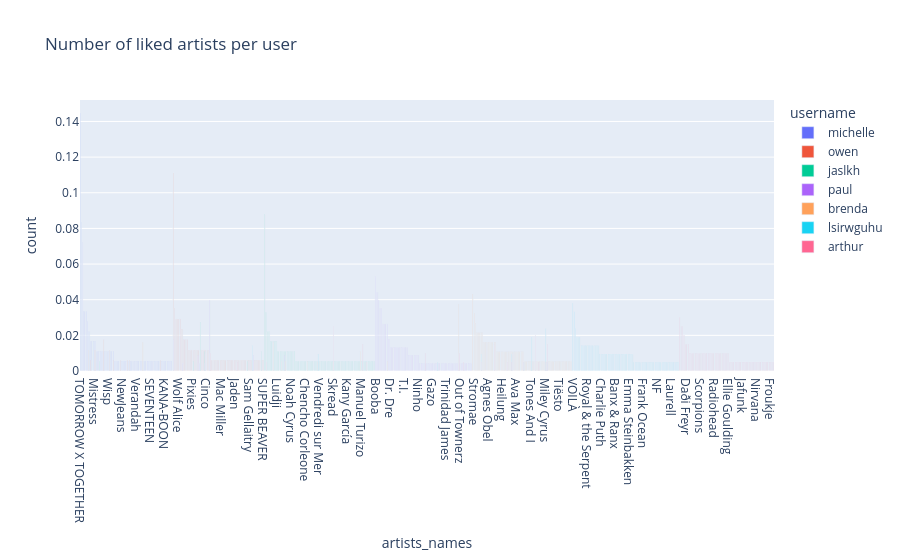

The notebook cell saved with this chart:
### Code cell
df["artists_names"] = df["artists"].apply(lambda x: [artist["name"] for artist in x])
df_count_artists = count_list_column_per_user(df, "artists_names")
px.bar(df_count_artists.groupby("username").head(100), x="artists_names", y="count", color="username", title="Number of liked artists per user", barmode="group")

### Figure 1 — Plotly figure (JSON) as saved in the notebook; plotly's stock layout.template omitted (floating-point values rounded to 4 significant figures)
{"data": [{"alignmentgroup": "True", "hovertemplate": "username=michelle<br>artists_names=%{x}<br>count=%{y}<extra></extra>", "legendgroup": "michelle", "marker": {"color": "#636efa", "pattern": {"shape": ""}}, "name": "michelle", "offsetgroup": "michelle", "orientation": "v", "showlegend": true, "textposition": "auto", "type": "bar", "x": ["TOMORROW X TOGETHER", "Mitski", "Stray Kids", "Deftones", "Jung Kook", "Latto", "Anitta", "Miss Bashful", "Omar Apollo", "Edwin Rosen", "Leith Ross", "Matty", "Mistress", "Troye Sivan", "DBBD", "Miksu / Macloud", "Harry Styles", "Hyunjin", "makko", "Searows", "Mietze Conte", "Memo Boy", "Chase Atlantic", "Cafuné", "Wisp", "MCR-T", "ATEEZ", "Pinegrove", "PinkPantheress", "Cocteau Twins", "Culcha Candela", "Madeleine Martin", "Mei Semones", "Clairo", "Matt Maltese", "DEAN", "NewJeans", "Cigarettes After Sex", "V", "yion", "quinnie", "kazeWIW", "horsegiirL", "golfjugo", "d4vd", "alex_g_offline", "ADOY", "Adventure Time", "Verandah", "Vacations", "Tokio Hotel", "Papa Bear & His Cubs", "Tiger JK", "Taylor Swift", "Taqbir", "Steve Lacy", "BAUGRUPPE90", "So!YoON!", "BTS", "Snail Mail", "SEVENTEEN", "Roz Ryan", "RM", "Deadharrie", "宇宙ネコ子", "Hotel Ugly", "Eyedress", "Donald Glover", "Djo", "Lizzy McAlpine", "Jimin", "GSoul", "KANA-BOON", "Lauv", "JUN", "Jonas Brothers", "Ichiko Aoba", "Die Ärzte", "Dent May"], "xaxis": "x", "y": [0.1444, 0.08333, 0.07222, 0.03333, 0.03333, 0.03333, 0.02778, 0.02222, 0.02222, 0.01667, 0.01667, 0.01667, 0.01667, 0.01667, 0.01111, 0.01111, 0.01111, 0.01111, 0.01111, 0.01111, 0.01111, 0.01111, 0.01111, 0.01111, 0.01111, 0.01111, 0.01111, 0.01111, 0.01111, 0.005556, 0.005556, 0.005556, 0.005556, 0.005556, 0.005556, 0.005556, 0.005556, 0.005556, 0.005556, 0.005556, 0.005556, 0.005556, 0.005556, 0.005556, 0.005556, 0.005556, 0.005556, 0.005556, 0.005556, 0.005556, 0.005556, 0.005556, 0.005556, 0.005556, 0.005556, 0.005556, 0.005556, 0.005556, 0.005556, 0.005556, 0.005556, 0.005556, 0.005556, 0.005556, 0.005556, 0.005556, 0.005556, 0.005556, 0.005556, 0.005556, 0.005556, 0.005556, 0.005556, 0.005556, 0.005556, 0.005556, 0.005556, 0.005556, 0.005556], "yaxis": "y"}, {"alignmentgroup": "True", "hovertemplate": "username=owen<br>artists_names=%{x}<br>count=%{y}<extra></extra>", "legendgroup": "owen", "marker": {"color": "#EF553B", "pattern": {"shape": ""}}, "name": "owen", "offsetgroup": "owen", "orientation": "v", "showlegend": true, "textposition": "auto", "type": "bar", "x": ["Josman", "Mom Jeans.", "Laylow", "Iliona", "betcover!!", "Wolf Alice", "BabySolo33", "Saez", "Luv Resval", "Mietze Conte", "The Strokes", "Basement", "Sofiane Pamart", "Zed Yun Pavarotti", "Troye Sivan", "Lomepal", "Doja Cat", "Turnover", "Dosseh", "Mistress", "Pixies", "Hamza", "BU$HI", "ASIAN KUNG-FU GENERATION", "La Fève", "Dinos", "Billie Eilish", "Green Montana", "SUICIDAL-IDOL", "Bob Marley & The Wailers", "Miss Bashful", "Nekfeu", "MCR-T", "Citizen", "Cinco", "YG Pablo", "Damso", "Fugazi", "Brand New", "6LACK", "EDGE", "Billy Idol", "Fousheé", "abel31", "carwash", "Matt Maltese", "Djo", "Bricksy & 3g", "Mac Miller", "La Dispute", "Bring Me The Horizon", "southstar", "quinnie", "Foo Fighters", "PinkPantheress", "Peach Pit", "Bertrand Belin", "horsegiirL", "H JeuneCrack", "Jason Mraz", "Zola", "Elita", "J. Cole", "Jaden", "The Neighbourhood", "Suki Waterhouse", "Sufjan Stevens", "Claire Laffut", "Jazzy Bazz", "Tigers Jaw", "Jeune Mort", "Title Fight", "Baby B3ns", "Joji", "Roméo Elvis", "Sam Gellaitry", "MARINA", "SZA", "SCH", "Faye Webster", "The 1975", "XXXTENTACION", "FLOW", "Kali Uchis", "Edwin Rosen", "Lil Uzi Vert", "Disiz", "Bas", "SUPER BEAVER"], "xaxis": "x", "y": [0.1111, 0.03509, 0.02924, 0.02924, 0.02924, 0.02924, 0.02924, 0.02339, 0.02339, 0.01754, 0.01754, 0.01754, 0.01754, 0.01754, 0.0117, 0.0117, 0.0117, 0.0117, 0.0117, 0.0117, 0.0117, 0.0117, 0.0117, 0.0117, 0.0117, 0.0117, 0.0117, 0.0117, 0.0117, 0.0117, 0.0117, 0.0117, 0.0117, 0.0117, 0.0117, 0.0117, 0.0117, 0.005848, 0.005848, 0.005848, 0.005848, 0.005848, 0.005848, 0.005848, 0.005848, 0.005848, 0.005848, 0.005848, 0.005848, 0.005848, 0.005848, 0.005848, 0.005848, 0.005848, 0.005848, 0.005848, 0.005848, 0.005848, 0.005848, 0.005848, 0.005848, 0.005848, 0.005848, 0.005848, 0.005848, 0.005848, 0.005848, 0.005848, 0.005848, 0.005848, 0.005848, 0.005848, 0.005848, 0.005848, 0.005848, 0.005848, 0.005848, 0.005848, 0.005848, 0.005848, 0.005848, 0.005848, 0.005848, 0.005848, 0.005848, 0.005848, 0.005848, 0.005848, 0.005848], "yaxis": "y"}, {"alignmentgroup": "True", "hovertemplate": "username=jaslkh<br>artists_names=%{x}<br>count=%{y}<extra></extra>", "legendgroup": "jaslkh", "marker": {"color": "#00cc96", "pattern": {"shape": ""}}, "name": "jaslkh", "offsetgroup": "jaslkh", "orientation": "v", "showlegend": true, "textposition": "auto", "type": "bar", "x": ["ROSALÍA", "Bad Bunny", "Billie Eilish", "The Zombies", "Ghostemane", "Jessie Reyez", "ascendant vierge", "Charlotte Adigéry", "Black Eyed Peas", "Leikeli47", "Muddy Monk", "C. Tangana", "Luidji", "Nekfeu", "Leon Bridges", "Sammy Copley", "Françoise Hardy", "Disiz", "Rihanna", "The Beatles", "Orelsan", "Louie Austen", "Bolis Pupul", "Rauw Alejandro", "Khruangbin", "Ñengo Flow", "Noah Cyrus", "Laurent Voulzy", "Mandragora", "Vanille", "Pixies", "Harry Gregson-Williams", "November Ultra", "REASON", "Stevo Atambire", "Niño de Elche", "Bono", "Dr. Peacock", "Kiko Veneno", "Chencho Corleone", "Jain", "Chinwvr", "Ahmed Spins", "Yuksek", "SiR", "Natalia Lacunza", "Shawn Mendes", "Dominic Fike", "Kiilynn", "Lady Gaga", "Oden & Fatzo", "Vendredi sur Mer", "Odezenne", "Poupie", "Pouya", "The Weeknd", "Parv0", "La Húngara", "LUCKI", "Harry Styles", "Whatever, Dad", "Burna Boy", "Polo & Pan", "Queen", "Skread", "Alexander 23", "St Graal", "Stain of Light", "Johan Papaconstantino", "Omah Lay", "Ollie MN", "Etta James", "Supertramp", "The Animals", "Remi Wolf", "Sebastian Yatra", "Kany García", "Tai Verdes", "Edison Lighthouse", "Ryan Koffi", "Matthew Herbert", "Lucys", "Sen Senra", "Frédéric Chopin", "Marvin Gaye", "KAIO", "Emma Peters", "The Blaze", "Manuel Turizo", "Sean Tizzle", "David Bowie", "Joji", "Madonna", "Scarlett Rose", "French 79", "Juliette Armanet", "Jul", "Scarlett Johansson", "Pity Party (Girls Club)", "IVYSON"], "xaxis": "x", "y": [0.08791, 0.03297, 0.02747, 0.02198, 0.02198, 0.02198, 0.01648, 0.01648, 0.01648, 0.01648, 0.01648, 0.01648, 0.01099, 0.01099, 0.01099, 0.01099, 0.01099, 0.01099, 0.01099, 0.01099, 0.01099, 0.01099, 0.01099, 0.01099, 0.01099, 0.01099, 0.01099, 0.01099, 0.01099, 0.005495, 0.005495, 0.005495, 0.005495, 0.005495, 0.005495, 0.005495, 0.005495, 0.005495, 0.005495, 0.005495, 0.005495, 0.005495, 0.005495, 0.005495, 0.005495, 0.005495, 0.005495, 0.005495, 0.005495, 0.005495, 0.005495, 0.005495, 0.005495, 0.005495, 0.005495, 0.005495, 0.005495, 0.005495, 0.005495, 0.005495, 0.005495, 0.005495, 0.005495, 0.005495, 0.005495, 0.005495, 0.005495, 0.005495, 0.005495, 0.005495, 0.005495, 0.005495, 0.005495, 0.005495, 0.005495, 0.005495, 0.005495, 0.005495, 0.005495, 0.005495, 0.005495, 0.005495, 0.005495, 0.005495, 0.005495, 0.005495, 0.005495, 0.005495, 0.005495, 0.005495, 0.005495, 0.005495, 0.005495, 0.005495, 0.005495, 0.005495, 0.005495, 0.005495, 0.005495, 0.005495], "yaxis": "y"}, {"alignmentgroup": "True", "hovertemplate": "username=paul<br>artists_names=%{x}<br>count=%{y}<extra></extra>", "legendgroup": "paul", "marker": {"color": "#ab63fa", "pattern": {"shape": ""}}, "name": "paul", "offsetgroup": "paul", "orientation": "v", "showlegend": true, "textposition": "auto", "type": "bar", "x": ["A$AP Rocky", "Booba", "Kendrick Lamar", "Alpha Wann", "Damso", "Freeze corleone", "Kaaris", "Ateyaba", "CJ", "PNL", "Kid Cudi", "Jack Harlow", "ScHoolboy Q", "Pop Smoke", "Josman", "Dr. Dre", "Mobo", "Takeoff", "13 Block", "Moby", "Roddy Ricch", "Ozuna", "Quavo", "Travis Scott", "Reed Charles", "PLK", "Anuel AA", "T.I.", "Nas", "Snoop Dogg", "La Fève", "SCH", "future", "Gringe", "Rich The Kid", "Seth Gueko", "Gambi", "Fetty Wap", "DaBaby", "Lino", "Doums", "Orelsan", "Ninho", "A Boogie Wit da Hoodie", "Sofiane", "Jeezy", "Lil Baby", "David Guetta", "Lil Wayne", "Cody Ray", "Luv Resval", "A$AP Ferg", "Mike Styles", "Django", "A Touch Of Class", "Gazo", "Gato", "Lesram", "Dinos", "Jacky Brown", "French Montana", "Mary J. Blige", "Big Sean", "Slayzz", "Médine", "THE SCOTTS", "Relo", "Alkpote", "Trinidad James", "Alivor", "R3HAB", "R.E.D.K.", "Kekra", "E-40", "Kanye West", "Sinik", "Lartiste", "Tiitof", "Angèle", "Skepta", "Out of Townerz", "Osirus Jack", "Drake", "Central Cee", "OBOY", "Niska", "Youssoupha", "Youv Dee", "Nekfeu", "Tory Lanez", "MC Eiht"], "xaxis": "x", "y": [0.05286, 0.04405, 0.04405, 0.03965, 0.03965, 0.03524, 0.03524, 0.02643, 0.02643, 0.02643, 0.02643, 0.02643, 0.01762, 0.01762, 0.01762, 0.01322, 0.01322, 0.01322, 0.01322, 0.01322, 0.01322, 0.01322, 0.01322, 0.01322, 0.01322, 0.01322, 0.01322, 0.01322, 0.01322, 0.01322, 0.008811, 0.008811, 0.008811, 0.008811, 0.008811, 0.008811, 0.008811, 0.008811, 0.008811, 0.008811, 0.008811, 0.008811, 0.008811, 0.004405, 0.004405, 0.004405, 0.004405, 0.004405, 0.004405, 0.004405, 0.004405, 0.004405, 0.004405, 0.004405, 0.004405, 0.004405, 0.004405, 0.004405, 0.004405, 0.004405, 0.004405, 0.004405, 0.004405, 0.004405, 0.004405, 0.004405, 0.004405, 0.004405, 0.004405, 0.004405, 0.004405, 0.004405, 0.004405, 0.004405, 0.004405, 0.004405, 0.004405, 0.004405, 0.004405, 0.004405, 0.004405, 0.004405, 0.004405, 0.004405, 0.004405, 0.004405, 0.004405, 0.004405, 0.004405, 0.004405, 0.004405], "yaxis": "y"}, {"alignmentgroup": "True", "hovertemplate": "username=brenda<br>artists_names=%{x}<br>count=%{y}<extra></extra>", "legendgroup": "brenda", "marker": {"color": "#FFA15A", "pattern": {"shape": ""}}, "name": "brenda", "offsetgroup": "brenda", "orientation": "v", "showlegend": true, "textposition": "auto", "type": "bar", "x": ["Of Monsters and Men", "Angèle", "Ghost", "Stromae", "Twin Temple", "Dua Lipa", "Bon Entendeur", "Agar Agar", "Imagine Dragons", "ABBA", "PNAU", "Videoclub", "Mattyeux", "Adèle Castillon", "Taylor Swift", "Clean Bandit", "Agnes Obel", "Shakira", "The Mamas & The Papas", "Black Eyed Peas", "Hoshi", "Elton John", "Sóley", "Léa Paci", "Moderat", "Gaëtan Roussel", "Lily Allen", "Lil Nas X", "Zara Larsson", "Heilung", "Natalia Doco", "The Naked And Famous", "JID", "Therapie TAXI", "Revers Gagnant", "a-ha", "League of Legends", "Matild", "Jess Glynne", "Lesley Gore", "Cœur De Pirate", "Ava Max", "Daft Punk", "Coldplay", "Blondie", "Duran Duran", "Emma Peters", "Arcane", "Dennis Lloyd", "Queen", "Ichon", "IC3PEAK", "Bonnie Tyler", "Arcade Fire", "Eurythmics", "Tones And I", "Renan Luce", "Carter Burwell", "Muse", "Dalida", "Green Day", "Måneskin", "Indochine", "Gigi D'Agostino", "Cyndi Lauper", "Milky Chance", "Loituma", "Miley Cyrus", "Lost Frequencies", "Discobitch", "Jain", "Daniel Balavoine", "GAYLE", "Jack Harlow", "Frenetics", "Dave Stewart", "Maksym Rzemiński", "M.I.A.", "MIKA", "MGMT", "Leony", "Tiësto", "Janieck", "Isaac Delusion", "Annie Lennox", "The Score", "Françoise Hardy", "Dynoro", "Orelsan", "Cats On Trees", "Adele", "Isabelle Pierre", "Patrick Wilson", "Lady Gaga", "P.T. Adamczyk"], "xaxis": "x", "y": [0.04301, 0.03763, 0.03226, 0.02688, 0.02151, 0.02151, 0.02151, 0.02151, 0.02151, 0.02151, 0.01613, 0.01613, 0.01613, 0.01613, 0.01613, 0.01613, 0.01613, 0.01613, 0.01613, 0.01613, 0.01613, 0.01613, 0.01613, 0.01075, 0.01075, 0.01075, 0.01075, 0.01075, 0.01075, 0.01075, 0.01075, 0.01075, 0.01075, 0.01075, 0.01075, 0.01075, 0.01075, 0.01075, 0.01075, 0.01075, 0.01075, 0.01075, 0.01075, 0.01075, 0.01075, 0.01075, 0.01075, 0.01075, 0.005376, 0.005376, 0.005376, 0.005376, 0.005376, 0.005376, 0.005376, 0.005376, 0.005376, 0.005376, 0.005376, 0.005376, 0.005376, 0.005376, 0.005376, 0.005376, 0.005376, 0.005376, 0.005376, 0.005376, 0.005376, 0.005376, 0.005376, 0.005376, 0.005376, 0.005376, 0.005376, 0.005376, 0.005376, 0.005376, 0.005376, 0.005376, 0.005376, 0.005376, 0.005376, 0.005376, 0.005376, 0.005376, 0.005376, 0.005376, 0.005376, 0.005376, 0.005376, 0.005376, 0.005376, 0.005376, 0.005376], "yaxis": "y"}, {"alignmentgroup": "True", "hovertemplate": "username=lsirwguhu<br>artists_names=%{x}<br>count=%{y}<extra></extra>", "legendgroup": "lsirwguhu", "marker": {"color": "#19d3f3", "pattern": {"shape": ""}}, "name": "lsirwguhu", "offsetgroup": "lsirwguhu", "orientation": "v", "showlegend": true, "textposition": "auto", "type": "bar", "x": ["Derivakat", "VOILÀ", "Ryan Mack", "Miley Cyrus", "Tones And I", "Macklemore", "2WEI", "Aden Foyer", "CG5", "Swiblet", "sammy rash", "Fly By Midnight", "elijah woods", "Chri$tian Gate$", "SZA", "Duncan Laurence", "Royal & the Serpent", "OR3O", "Twenty One Pilots", "Robert Grace", "Jordan Clarke", "Toaka", "AJR", "Khalid", "Dream", "RADWIMPS", "Confetti", "League of Legends", "Rory Webley", "Charlie Puth", "Edda Hayes", "CaptainPuffy", "Calvin Harris", "SERA", "Kontra K", "Lana Del Rey", "Lady Gaga", "Skeppy", "Sik World", "Post Malone", "Preston Pablo", "Jordan Suaste", "Banx & Ranx", "Claudia Valentina", "BadBoyHalo", "Lorde", "Funk Wav", "pewdiepie", "American Authors", "Hyper Potions", "gavn!", "Thunderstorm Artis", "Mackenzy Mackay", "Imagine Dragons", "Lonely in the Rain", "Emma Steinbakken", "AnnenMayKantereit", "Hayd", "FlyxTheKid", "Alec Benjamin", "AMAG", "GRAHAM", "Alexander Stewart", "Travis Barker", "77 Bombay Street", "French Montana", "Willow Sage Hart", "Zedd", "Frank Ocean", "Arcane", "Natalie Jane", "PmBata", "CORPSE", "Lady Bri", "Caleb Hearn", "Pharrell Williams", "Party in Backyard", "Cara Delevingne", "P!nk", "OmenXIII", "Nathan Evans", "NF", "Bradley Cooper", "Munn", "Liam Payne", "ClockClock", "Livingston", "Migos", "Lost Frequencies", "Marvin Brooks", "Marshmello", "Maroon 5", "Mark Ambor", "Kygo", "Laurell", "Axwell /\\ Ingrosso", "Katy Perry", "Soulside Eclipse", "Jaymes Young", "Skylar Grey"], "xaxis": "x", "y": [0.03791, 0.03318, 0.0237, 0.0237, 0.01896, 0.01896, 0.01896, 0.01896, 0.01896, 0.01422, 0.01422, 0.01422, 0.01422, 0.01422, 0.01422, 0.01422, 0.01422, 0.01422, 0.01422, 0.01422, 0.01422, 0.01422, 0.01422, 0.01422, 0.01422, 0.01422, 0.009479, 0.009479, 0.009479, 0.009479, 0.009479, 0.009479, 0.009479, 0.009479, 0.009479, 0.009479, 0.009479, 0.009479, 0.009479, 0.009479, 0.009479, 0.009479, 0.009479, 0.009479, 0.009479, 0.009479, 0.009479, 0.009479, 0.009479, 0.009479, 0.009479, 0.009479, 0.009479, 0.009479, 0.009479, 0.009479, 0.009479, 0.009479, 0.004739, 0.004739, 0.004739, 0.004739, 0.004739, 0.004739, 0.004739, 0.004739, 0.004739, 0.004739, 0.004739, 0.004739, 0.004739, 0.004739, 0.004739, 0.004739, 0.004739, 0.004739, 0.004739, 0.004739, 0.004739, 0.004739, 0.004739, 0.004739, 0.004739, 0.004739, 0.004739, 0.004739, 0.004739, 0.004739, 0.004739, 0.004739, 0.004739, 0.004739, 0.004739, 0.004739, 0.004739, 0.004739, 0.004739, 0.004739, 0.004739, 0.004739], "yaxis": "y"}, {"alignmentgroup": "True", "hovertemplate": "username=arthur<br>artists_names=%{x}<br>count=%{y}<extra></extra>", "legendgroup": "arthur", "marker": {"color": "#FF6692", "pattern": {"shape": ""}}, "name": "arthur", "offsetgroup": "arthur", "orientation": "v", "showlegend": true, "textposition": "auto", "type": "bar", "x": ["Gargäntua", "Queen", "Till Lindemann", "M83", "Rilès", "Muse", "Gjon's Tears", "Elton John", "Lost Frequencies", "In Flames", "Daði Freyr", "Quiet Island", "Manuel Turizo", "Aaron Hibell", "Volbeat", "Aime Simone", "Taloula", "Bee Gees", "Battle Beast", "Metamorphose String Orchestra", "Evanescence", "Udo Lindenberg", "Angèle", "Topic", "Scorpions", "Ronare", "Lindsey Stirling", "Soundgarden", "Spin Doctors", "The xx", "Avicii", "Apache 207", "Arctic Monkeys", "Gros Mo", "Nancy Sinatra", "Kavinsky", "Radiohead", "Les Jones", "Nekfeu", "No Doubt", "Carbonne", "David Guetta", "ATB", "KronoMuzik", "Pavel Lyubomudrov", "Karl Jenkins", "Zaz", "Kelly Rowland", "A7S", "Damso", "Raja Kumari", "Ellie Goulding", "Eros Ramazzotti", "Terence Blanchard", "Bad Bunny", "Soap&Skin", "Arcane", "JOYCA", "JID", "Super Social Jeez", "Imagine Dragons", "The Kid LAROI", "Iyaz", "Johann Sebastian Bach", "Squeezie", "System Of A Down", "The Rasmus", "Jafunk", "Swedish House Mafia", "Antonio Vivaldi", "The Neighbourhood", "Johan Olsen", "Eluveitie", "S10", "Bambie", "Vika Jigulina", "Elisa", "OneRepublic", "Adrian Chandler", "League of Legends", "Drake", "Fabich", "Nirvana", "Yugo Kanno", "ZZCCMXTP", "Chris Isaak", "Gotye", "Måneskin", "Gilberto Cerezo", "Mister V", "Mimosa", "Miley Cyrus", "Loreen", "Michael Jackson", "Matt Bellamy", "Dave Lombardo", "Froukje", "Madonna", "Francis Cabrel", "Caravan Palace"], "xaxis": "x", "y": [0.03, 0.025, 0.025, 0.025, 0.02, 0.02, 0.02, 0.015, 0.015, 0.015, 0.015, 0.015, 0.015, 0.01, 0.01, 0.01, 0.01, 0.01, 0.01, 0.01, 0.01, 0.01, 0.01, 0.01, 0.01, 0.01, 0.01, 0.01, 0.01, 0.01, 0.01, 0.01, 0.01, 0.01, 0.01, 0.01, 0.01, 0.01, 0.01, 0.01, 0.01, 0.01, 0.01, 0.01, 0.01, 0.01, 0.01, 0.01, 0.01, 0.01, 0.01, 0.005, 0.005, 0.005, 0.005, 0.005, 0.005, 0.005, 0.005, 0.005, 0.005, 0.005, 0.005, 0.005, 0.005, 0.005, 0.005, 0.005, 0.005, 0.005, 0.005, 0.005, 0.005, 0.005, 0.005, 0.005, 0.005, 0.005, 0.005, 0.005, 0.005, 0.005, 0.005, 0.005, 0.005, 0.005, 0.005, 0.005, 0.005, 0.005, 0.005, 0.005, 0.005, 0.005, 0.005, 0.005, 0.005, 0.005, 0.005, 0.005], "yaxis": "y"}], "layout": {"barmode": "group", "legend": {"title": {"text": "username"}, "tracegroupgap": 0}, "title": {"text": "Number of liked artists per user"}, "xaxis": {"anchor": "y", "domain": [0, 1], "title": {"text": "artists_names"}}, "yaxis": {"anchor": "x", "domain": [0, 1], "title": {"text": "count"}}}}
